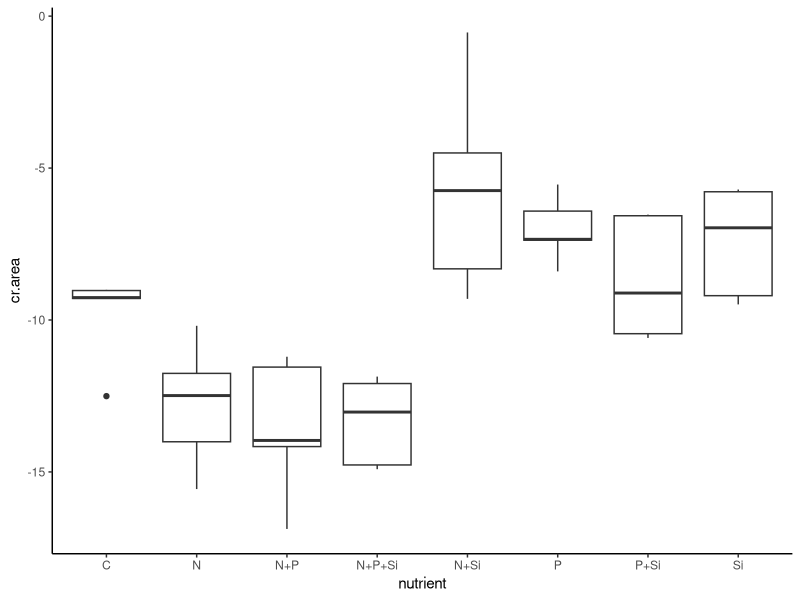
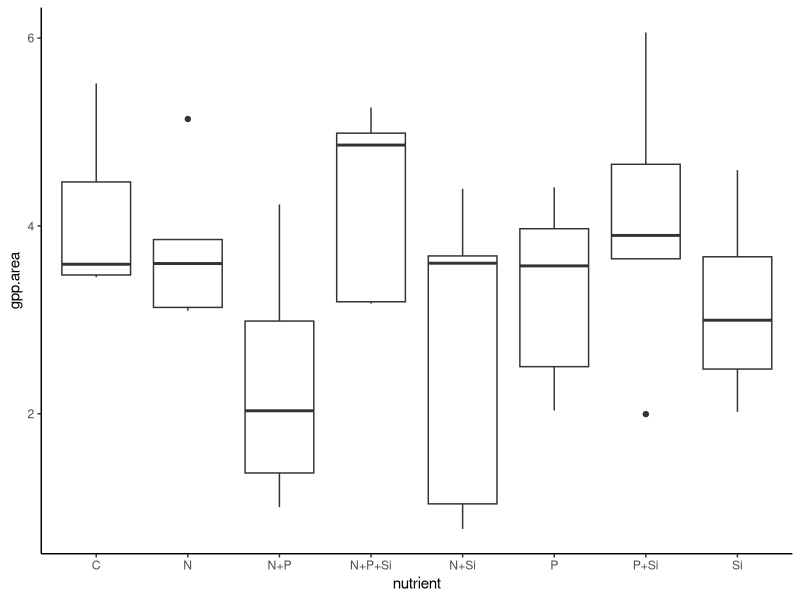
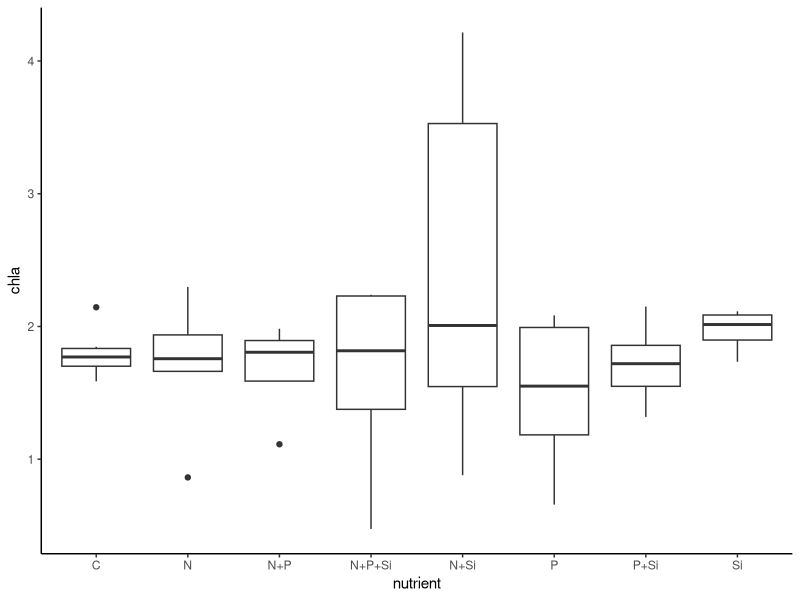
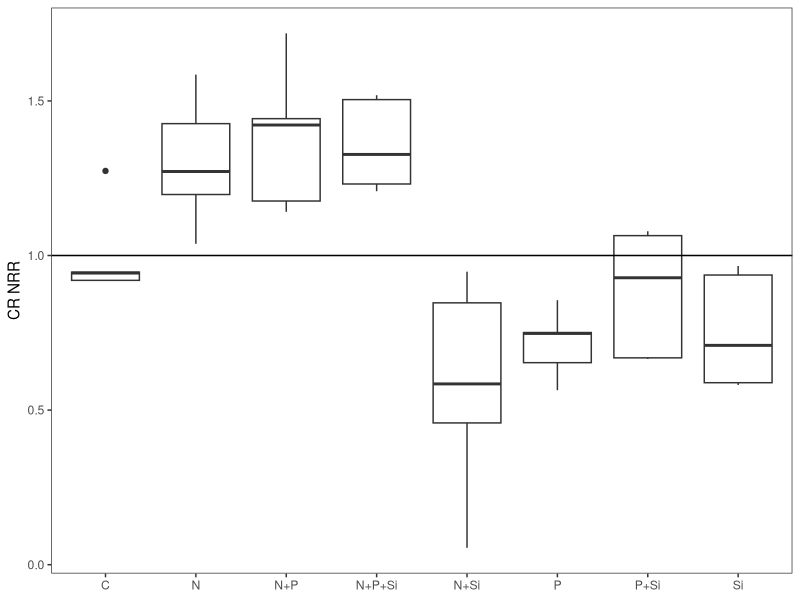
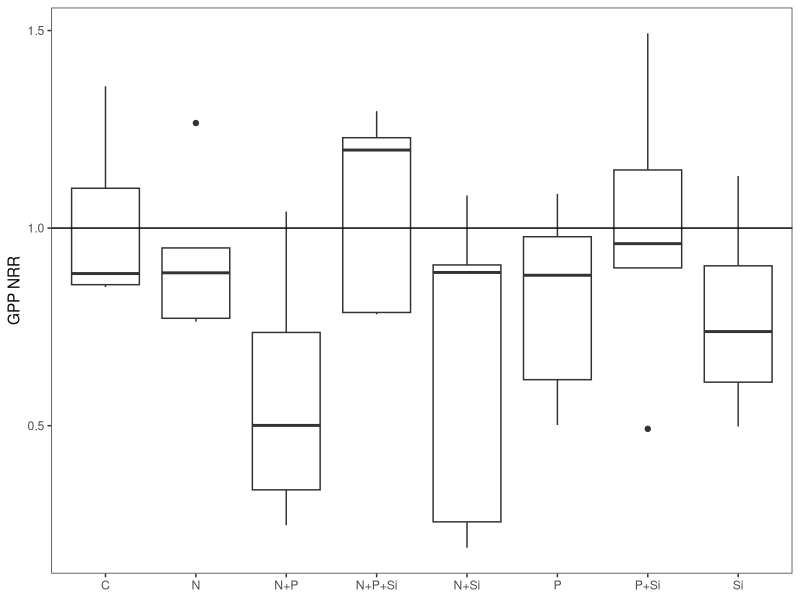
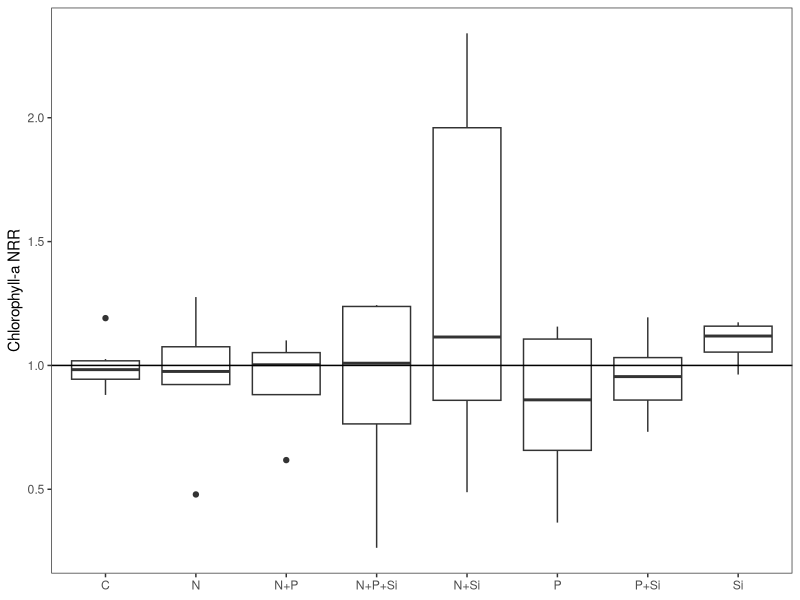
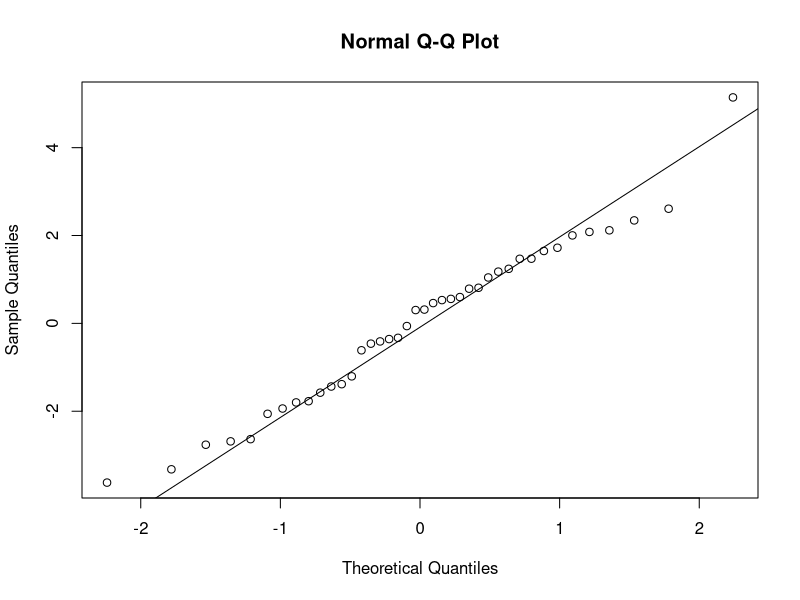
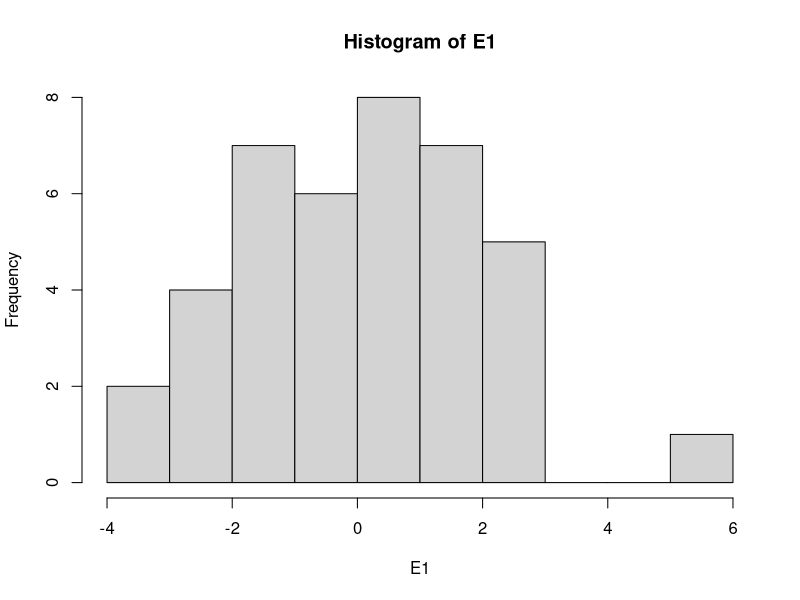

Write R code to recreate these figures, in order. (Note: this script raises an error after producing the figures.)
#Author:  Clay Arango
#Creation date: 10-Feb-19
#Script to analyze NDS data from Summer 2018 WSB work with S. Roley and A. Alexiades

#packages
install.packages("nlme")
install.packages("nortest")
install.packages("plyr")
install.packages("dplyr")
install.packages("multcomp")
install.packages("MASS")
install.packages("ggplot2")
library(nlme)
library(nortest)
library(plyr)
library(dplyr)
library(multcomp)
library(MASS)
library(ggplot2)

#Load data
roza_summer <- read.table(file="roza_summer.csv", header=T, sep=",")

#set variable
d = roza_summer

#evaluate data to make sure factors are correct
names(d)

unique(d$nutrient) #control, N, NP, NPSi, NSi, P, PSi, Si
unique(d$N) #should be 0 and 1
unique(d$P) #should be 0 and 1
unique(d$Si) #should be 0 and 1
unique(d$top) #should be "sponge" and "glass"
#if need to change, use recode function below. 
d$top<-recode(d$top, "cellulose" ="sponge")
str(d)

#convert N and P and Si values (0 or 1 for absence or presence) to factors
d$N<-as.factor(d$N)
d$P<-as.factor(d$P)
d$Si<-as.factor(d$Si)
str(d)

#subset data into gpp and cr response
d.cr = subset(d, top=="sponge", data=d)
d.gpp = subset(d, top=="glass", data=d)

#check for outliers and check data entry before calculating CR-NRR
ggplot(d.cr, aes(x=nutrient, y=cr.area)) + geom_boxplot() + theme_classic()
#J1 entered correctly
#OK to keep in analysis

#calculate nrr for cr
x<-ddply(d.cr, "nutrient", summarise, ave_cr = mean(cr.area, na.rm=T)) 
x
d.cr$cr.nrr = d.cr$cr.area/-9.818865 #divide by control ave_cr

#check for outliers and check data entry before calculating GPP- and chla-NRR
ggplot(d.gpp, aes(x=nutrient, y=gpp.area)) + geom_boxplot() + theme_classic()
#J2 is entered correctly, P+Si are evenly spread
#A3 is missing in field

ggplot(d.gpp, aes(x=nutrient, y=chla)) + geom_boxplot() + theme_classic()
#I1, F1 are entered correctly
#A3 is missing in field

#calculate nrr for gpp and chla
x<- ddply(d.gpp, "nutrient", summarise, ave_gpp = mean(gpp.area, na.rm=T), ave_chla = mean(chla, na.rm=T)) 
x
d.gpp$gpp.nrr = d.gpp$gpp.area/4.059326 #divide by control ave_gpp
d.gpp$chla.nrr = d.gpp$chla/1.800835 #divide by control ave_chla
#use to exclude outliers
#x1<- ddply(subset(d.gpp, !(nds.id=="F6")), "nutrient", summarise, ave_chla = mean(chla_ug_cm2, na.rm=T)) 
#x1
#d.gpp$chla.nrr_1<-d.gpp$chla_ug_cm2/2.700340

#combine into one file and export
d.cr$chla.nrr<-NA
#d.cr$chla.nrr_1<-NA#for excluded outliers
d.cr$gpp.nrr<-NA
d.gpp$cr.nrr<-NA
d.nrr<-rbind(d.cr, d.gpp)
d.nrr$site.date<-"roza_summer"
write.table(d.nrr, "roza_summer_nrr.csv",  sep=",", quote=F, row.names =F)

###############
#plots of NRR
##############
ggplot(data=subset(d.cr, !(nutrient=="control")), aes(x=nutrient, y=cr.nrr))+geom_boxplot()+theme_bw()+
  ylab("CR NRR")+geom_abline(slope = 0, intercept = 1)+
  theme(axis.title.x=element_blank(), panel.grid.minor=element_blank(), panel.grid.major=element_blank())
#N limitation, possible Si inhibition

ggplot(data=subset(d.gpp, !(nutrient=="control")), aes(x=nutrient, y=gpp.nrr))+geom_boxplot()+theme_bw()+
  ylab("GPP NRR")+geom_abline(slope = 0, intercept = 1)+
  theme(axis.title.x=element_blank(), panel.grid.minor=element_blank(), panel.grid.major=element_blank())
#no limitation

ggplot(data=subset(d.gpp, !(nutrient=="control")), aes(x=nutrient, y=chla.nrr))+geom_boxplot()+theme_bw()+
  ylab("Chlorophyll-a NRR")+geom_abline(slope = 0, intercept = 1)+ 
  theme(axis.title.x=element_blank(), panel.grid.minor=element_blank(), panel.grid.major=element_blank())
#no limitation

##########
#NRR Summary Files
#########

GPP_sum<-ddply(d.gpp, "nutrient", summarise, ave_nrr.gpp=mean(gpp.nrr, na.rm=T), sd_nrr.gpp=sd(gpp.nrr, na.rm=T), 
               se_nrr.gpp =(sd(gpp.nrr)/sqrt(sum(!is.na(gpp.nrr)))), 
               ci95_nrr.gpp = (1.96*(sd(gpp.nrr)/sqrt(sum(!is.na(gpp.nrr))))),
               ave_nrr.chla=mean(chla.nrr, na.rm=T), sd_nrr.chla=sd(chla.nrr, na.rm=T), 
               se_nrr.chla =(sd(chla.nrr)/sqrt(sum(!is.na(chla.nrr)))), 
               ci95_nrr.chla = (1.96*(sd(chla.nrr)/sqrt(sum(!is.na(chla.nrr))))))
CR_sum<-ddply(d.cr, "nutrient", summarise, ave_nrr.cr=mean(cr.nrr, na.rm=T), sd_nrr.cr=sd(cr.nrr, na.rm=T), 
              se_nrr.cr =(sd(cr.nrr)/sqrt(sum(!is.na(cr.nrr)))), 
              ci95_nrr.cr = (1.96*(sd(cr.nrr)/sqrt(sum(!is.na(cr.nrr))))))

#now combine into one and export
d.sum<-merge(GPP_sum, CR_sum, by="nutrient")
d.sum$site_date<-"roza_summer"
write.table(d.sum, "roza_summer_summ.csv",  sep=",", quote=F, row.names=F)

############################################################
#analyze RESPIRATION data
############################################################

M1<-gls(cr.area~N*P*Si, data=d.cr, na.action=na.omit)
E1<-residuals(M1)
qqnorm(E1)
qqline(E1)
ad.test(E1)
   #residuals are normally distributed, p=0.5626
hist(E1)  
plot(M1)

plot(filter(d.cr, !is.na(cr.area)) %>% dplyr::select(nutrient), 
     E1, xlab="nutrient", ylab="Residuals")
bartlett.test(cr.area~nutrient, data=d.cr)
   #variances are equal p=0.4874

anova(M1)
  
x <- group_by(d.cr, nutrient) %>%  # Grouping function causes subsequent functions to aggregate by season and reach
  summarize(cr.mean = abs(mean(cr.area, na.rm = TRUE)), # na.rm = TRUE to remove missing values
            cr.sd=abs(sd(cr.area, na.rm = TRUE)),  # na.rm = TRUE to remove missing values
            n = sum(!is.na(cr.area)), # of observations, excluding NAs. 
            cr.se=cr.sd/sqrt(n))

ggplot(data=x, aes(x=nutrient, y=cr.mean)) + 
  geom_bar(stat="identity", position=position_dodge(), color = "black") + 
  geom_errorbar(aes(ymin=cr.mean, ymax=cr.mean+cr.se), width=0.2, 
                position=position_dodge(0.9)) + 
  xlab("Nutrient") +
  ylab(expression(Respiration~(ug~O[2]~m^{-2}~h^{-1}))) +
  ylim(0,20) +
  labs(fill="Light") +
  theme_bw() +
  theme(panel.grid.major=element_blank(),
        panel.grid.minor=element_blank(),
        legend.title=element_text(size=6),
        legend.key=element_blank(), 
        legend.position=c(0.5,0.95), 
        legend.text=element_text(size=8), 
        legend.background=element_blank(), 
        legend.direction="horizontal", 
        legend.key.size=unit(0.3, "cm"), 
        axis.title.y=element_text(size=8), 
        axis.title.x=element_text(size=8), 
        axis.text.x=element_text(size=8))

#ggsave('output/figures/Roza_summer.tiff',
#       units="in",
#       width=3.25,
#       height=3.25,
#       dpi=1200,
#       compression="lzw")

#summarize nrr
x <- group_by(d.cr, nutrient) %>%  # Grouping function causes subsequent functions to aggregate by season and reach
  summarize(cr.mean = abs(mean(cr.nrr, na.rm = TRUE)), # na.rm = TRUE to remove missing values
            cr.sd=abs(sd(cr.nrr, na.rm = TRUE)),  # na.rm = TRUE to remove missing values
            n = sum(!is.na(cr.nrr)), # of observations, excluding NAs. 
            cr.se=cr.sd/sqrt(n))

############################################################
#analyze the PRODUCTION data
############################################################

M1<-gls(gpp.area~N*P*Si, data=d.gpp, na.action=na.omit) 
E1<-residuals(M1)
qqnorm(E1)
qqline(E1)
ad.test(E1)
   #residuals are normal, p=0.5248

hist(E1, xlab="residuals", main="")
plot(M1)

plot(filter(d.gpp, !is.na(gpp.area)) %>% dplyr::select(nutrient), 
     E1, xlab="nutrient", ylab="Residuals")
bartlett.test(gpp.area~nutrient, data=d.gpp)
   #variances are equal, p=0.832

anova(M1)
  
x <- group_by(d.gpp, nutrient) %>%  # Grouping function causes subsequent functions to aggregate by season and reach
  summarize(gpp.mean = abs(mean(gpp.area, na.rm = TRUE)), # na.rm = TRUE to remove missing values
            gpp.sd=abs(sd(gpp.area, na.rm = TRUE)),  # na.rm = TRUE to remove missing values
            n = sum(!is.na(gpp.area)), # of observations, excluding NAs. 
            gpp.se=gpp.sd/sqrt(n))

ggplot(data=x, aes(x=nutrient, y=gpp.mean)) + 
  geom_bar(stat="identity", position=position_dodge(), color = "black") + 
  geom_errorbar(aes(ymin=gpp.mean, ymax=gpp.mean+gpp.se), width=0.2, 
                position=position_dodge(0.9)) + 
  xlab("Nutrient") +
  ylab(expression(Production~(ug~O[2]~m^{-2}~h^{-1}))) +
  labs(fill="Light") +
  theme_bw() +
  theme(panel.grid.major=element_blank(),
        panel.grid.minor=element_blank(), 
        legend.title=element_text(size=6), 
        legend.key=element_blank(),  
        legend.position=c(0.5,0.95),  
        legend.text=element_text(size=8),  
        legend.background=element_blank(),  
        legend.direction="horizontal",  
        legend.key.size=unit(0.3, "cm"),  
        axis.title.y=element_text(size=8),  
        axis.title.x=element_text(size=8),  
        axis.text.x=element_text(size=8))

#ggsave('output/figures/gppByNutrient.tiff',
#       units="in",
#       width=3.25,
#       height=3.25,
#       dpi=1200,
#       compression="lzw")

#summarize nrr
x <- group_by(d.gpp, nutrient) %>%  # Grouping function causes subsequent functions to aggregate by season and reach
  summarize(gpp.mean = abs(mean(gpp.nrr, na.rm = TRUE)), # na.rm = TRUE to remove missing values
            gpp.sd=abs(sd(gpp.nrr, na.rm = TRUE)),  # na.rm = TRUE to remove missing values
            n = sum(!is.na(gpp.nrr)), # of observations, excluding NAs. 
            gpp.se=gpp.sd/sqrt(n))

############################################################
#analyze the CHL-A biomass on disks

M1<-gls(chla~N*P*Si, data=d.gpp, na.action=na.omit) 
E1<-residuals(M1)
qqnorm(E1)
qqline(E1)
ad.test(E1)
#residuals are normal, p=0.06435

hist(E1, xlab="residuals", main="")
plot(M1)

plot(filter(d.gpp, !is.na(gpp.area)) %>% dplyr::select(nutrient), 
     E1, xlab="nutrient", ylab="Residuals")
bartlett.test(gpp.area~nutrient, data=d.gpp)
#variances are equal, p=0.832

anova(M1)
